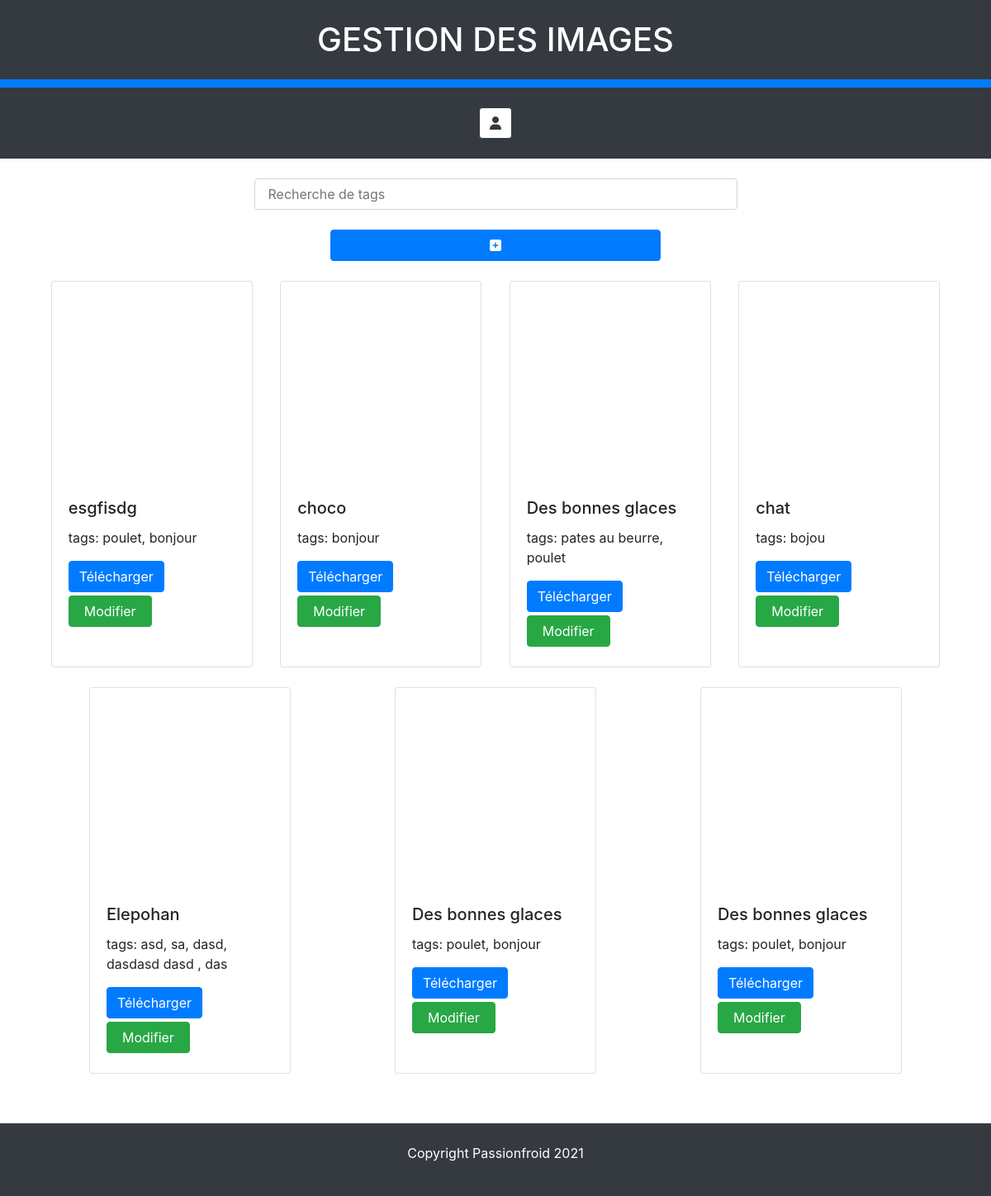
The page / on the database its author committed.
### tables this page shows
CREATE TABLE IF NOT EXISTS `images` (
  `id` int(11) NOT NULL AUTO_INCREMENT,
  `name` varchar(254) NOT NULL,
  `type` varchar(254) DEFAULT NULL,
  `with_product` tinyint(1) DEFAULT NULL,
  `with_human` tinyint(1) DEFAULT NULL,
  `institutional` tinyint(1) DEFAULT NULL,
  `format` varchar(254) DEFAULT NULL,
  `credits` text,
  `limited` tinyint(1) NOT NULL DEFAULT '1',
  `copyright` varchar(254) DEFAULT NULL,
  `end_date` timestamp NULL DEFAULT NULL,
  `tags` text,
  `img_url` varchar(254) DEFAULT NULL,
  PRIMARY KEY (`id`)
);

### includes/functions.php (called while the page is built, shortened)
<?php
$bdd = new PDO('mysql:host=localhost;dbname=passionfroid-img','root','');
$bdd->exec("SET NAMES UTF8");
$bdd->setAttribute(PDO::ATTR_DEFAULT_FETCH_MODE, PDO::FETCH_ASSOC);
function db_get($table, $id=null, $column = 'id'){
    global $bdd;
    $results = [];
    $q = "SELECT * FROM $table";
    foreach($bdd->query($q) as $row) {
        $results[] = $row;
    }
    return $results;
}
function parse($template_name, $data) {
    $template = file_get_contents($template_name);
    $template = preg_replace_callback(
        '/(\{\{([$a-zA-Z0-9_]+)\}\})/',
        function ($matches) use ($data) {
            if(preg_match('/^\$([a-zA-Z_]+)/', $matches[2], $matches2)){
                return constant($matches2[1]);
            }
            return $data[$matches[2]];
        },
        $template
    );
    return $template;
}

### index.php (the view, shortened to what this page needs)
<?php
include 'includes/functions.php';
?>
<!DOCTYPE html>
<html lang="en">
<head>
    <link rel="stylesheet" href="https://cdn.jsdelivr.net/npm/bootstrap@4.6.0/dist/css/bootstrap.min.css">
    <link rel="stylesheet" type="text/css" href="css/amsify.suggestags.css">
</head>
<header class="bg-dark p-0">
    <div class="row" aria-labelledby="dropdownMenu2">
        <h1 class="text-uppercase text-white text-center col-md-12 my-4">Gestion des images</h1>
    </div>
    <div class="bg-primary" style="bottom:1; height:10px; padding:0;"></div>
    <div class="text-center py-4">
        <button href="login.php" class="btn btn-success text-dark bg-white border-dark" data-toggle="modal" data-target="#login"><i class="fas fa-user"></i></button>
    </div>
</header>
<body style="padding-bottom: 100px;">
    <div class="row">
        <div class="col-md-6 mt-4 mx-auto">
        </div>
    </div>
    <div class="text-center my-4">
        <button class="col-md-4 btn btn-primary" data-id="0" data-toggle="modal" data-target="#editimg"><i class="fas fa-plus-square"></i></button>
    </div>
    <div class="container">
        <div class="d-flex flex-wrap my-4 justify-content-around">
            <?php
            $images = db_get('images');
            foreach($images as $image){
                $image['tags_array'] = explode(',', $image['tags']);
                $image['tags_display'] = str_replace(',', ', ', $image['tags']);
                $image['tags_classes'] = implode(' ', array_map(function($tag) { return 'tag-' . str_replace(' ', '-', $tag); }, $image['tags_array']));
                echo parse('vues/images-small.html', $image);
            }
            ?>
        </div>
    </div>
</body>
<footer>
    <div class="text-center bg-dark text-white py-4 fixed-bottom">
        <p>Copyright Passionfroid 2021</p>
    </div>
</footer>
</html>

### rows shown on the page
images: img_url+name+id (picture), parse('vues/images-small.html', $image) "esgfisdg tags: poulet, bonjour Télécharger Modifier"
images: img_url+name+tags (picture), parse('vues/images-small.html', $image) "choco tags: bonjour Télécharger Modifier"
images: parse('vues/images-small.html', $image) "Des bonnes glaces tags: pates au beurre, poulet Télécharger Modifier"
images: img_url+name+tags (picture), parse('vues/images-small.html', $image) "chat tags: bojou Télécharger Modifier"
images: img_url+name+id (picture), parse('vues/images-small.html', $image) "Elepohan tags: asd, sa, dasd, dasdasd dasd , das Télécharger Modifier"
images: parse('vues/images-small.html', $image) "Des bonnes glaces tags: poulet, bonjour Télécharger Modifier"
images: parse('vues/images-small.html', $image) "Des bonnes glaces tags: poulet, bonjour Télécharger Modifier"
